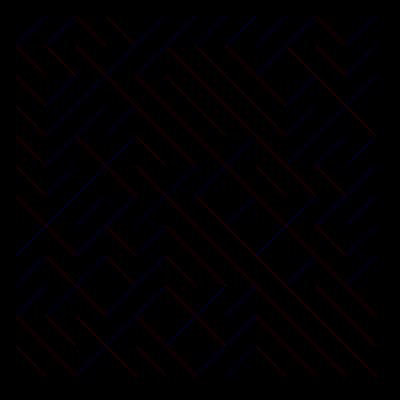
Frame 1 (no input)
Frame 60 (the mouse pressed at the canvas centre just before this capture): identical to frame 1, image omitted
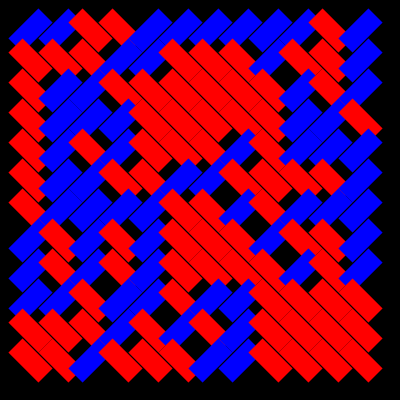
Frame 120 (the mouse held since frame 60 and released just before this capture)

The Processing sketch that drew these frames (run headless with seeded random() and noise(); from frame 60 on, the mouse is pressed at the canvas centre):

// Processing sketch: Fonction_03b
// ── Fonction_03b.pde
///////////////////////////////////////////
/*
 ++++++++++++++++++++++++++++++++++++++++++
 SYSTÈMES GRAPHIQUES 0.5 (2012)
 AN INTRODUCTORY COURSE TO CREATIVE 
 CODING FOR GRAPHIC DESIGN STUDENTS.
 
 IMPLEMENTED BY THE FREE ART BUREAU 
 www.freeartbureau.org
 ++++++++++++++++++++++++++++++++++++++++++
 LES BASES : FONCTIONS
 SKETCH : FONCTION_03b
 PARENT SKETCH : FONCTION_03
 TYPE : DYNAMIQUE
 */
/////////////////////////// GLOBALS ////////////////////////////

int randSeed = 1;
/////////////////////////// SETUP ////////////////////////////

void setup() {
  size(400, 400);
  background(0);
  smooth();
  stroke(255);
  strokeCap(SQUARE);
}

/////////////////////////// DRAW ////////////////////////////
void draw() {
  background(0);
  randomSeed(randSeed);//Cette fonction permet de générer la même suite de chiffres aléatoires.
  strokeWeight(mouseX/10); // Interaction sur l'épaisseur du trait avec le mouvement de la souris sur l'axe X.
  
  for (int xPos=30; xPos<width-30; xPos+=30) {
    for (int yPos=30; yPos<height-30; yPos+=30) {

      int rVal = (int)random(0, 2); // Créer une variable aléatoire entre 0 & 1
      //Attention: random() retournce une valeur décimale. Nous donc convertisons en int.

      //Si rVal retourne la valeur 0, on exécute ce bloc de code.
      if (rVal == 0) {
        pushMatrix();
        translate(xPos, yPos);
        myLine_01();
        popMatrix();
      }

      //Si rVal retourne la valeur 1, on exécute ce bloc de code.
      if (rVal == 1) {
        pushMatrix();
        translate(xPos, yPos);
        //rotate(radians(45)); //Avec une rotation de 45 degré.
        myLine_02();
        popMatrix();
      }
    }
  }
}

/////////////////////////// FUNCTIONS ////////////////////////////
void myLine_01() {
  stroke(255, 0, 0);
  line(-15, -15, 15, 15);
}

void myLine_02() {
  stroke(0, 0, 255);
  line(15, -15, -15, 15);
}

//Ici, nous avons crée une fonction qui génère une nouvelle valeur 
//pour ensuite la passer dans randomSeed() - (à chaque fois que nous appuyons sur le clavier)
void keyPressed() {
  background(0);
  randSeed = (int)random(1000);
}
